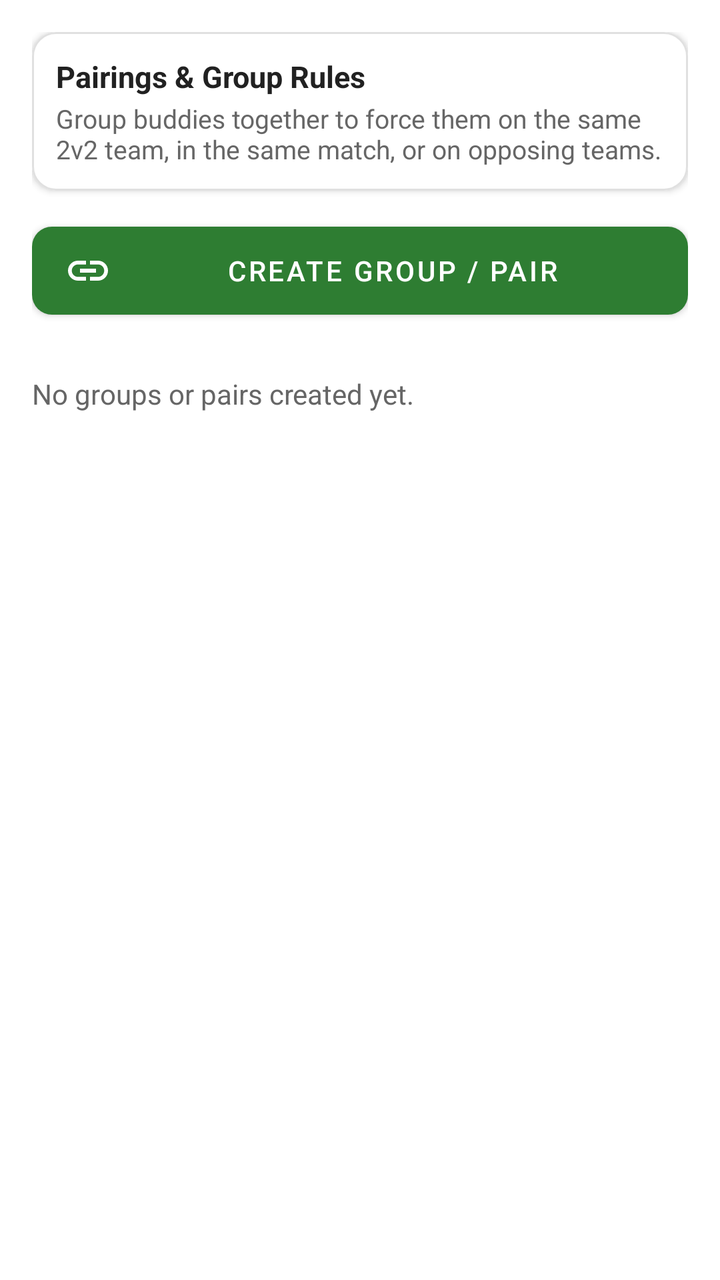
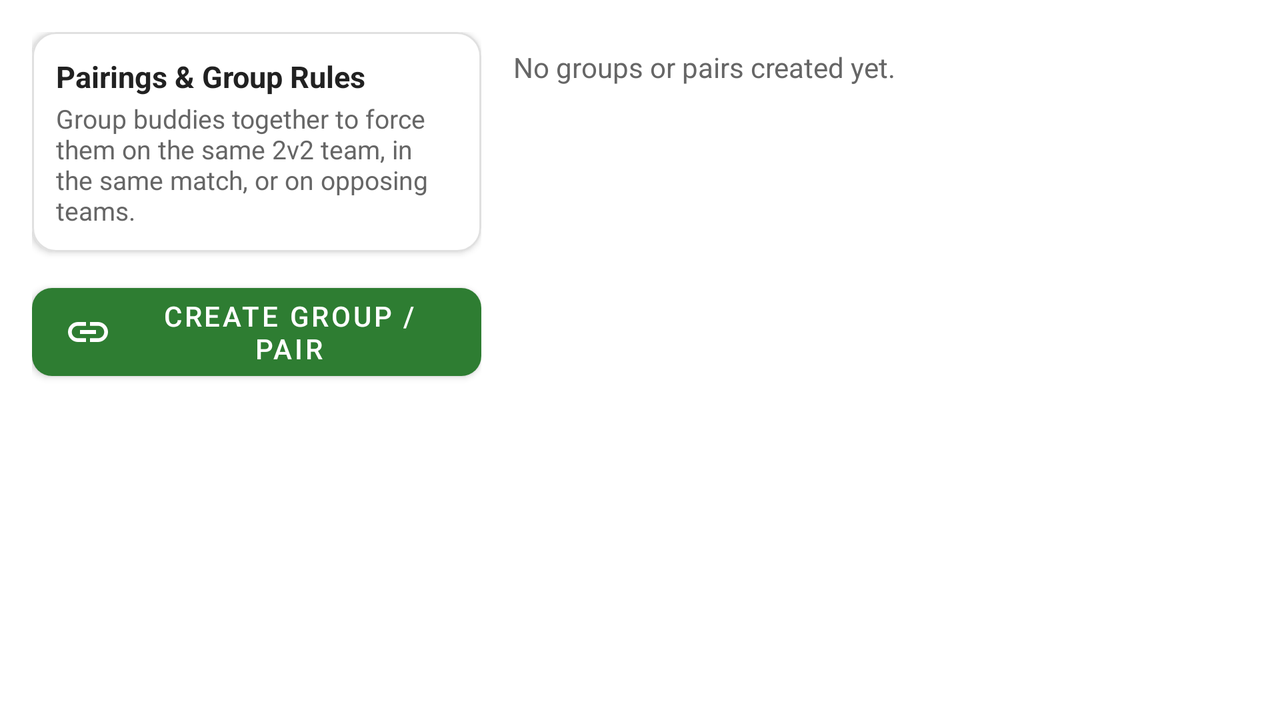

Two renders of one Android screen. The first uses the default layout on a phone; the second uses the alternative layout the repository ships for a different screen configuration, on a matching device. The two XML files are below.
<!-- AndroidManifest.xml: application theme Theme.ASField -->
<!-- res/layout/fragment_groups.xml -->
<?xml version="1.0" encoding="utf-8"?>
<LinearLayout xmlns:android="http://schemas.android.com/apk/res/android"
    xmlns:app="http://schemas.android.com/apk/res-auto"
    xmlns:tools="http://schemas.android.com/tools"
    android:layout_width="match_parent"
    android:layout_height="match_parent"
    android:orientation="vertical"
    android:padding="16dp">

    <com.google.android.material.card.MaterialCardView
        android:layout_width="match_parent"
        android:layout_height="wrap_content"
        app:cardBackgroundColor="@color/surface_card"
        app:strokeColor="@color/card_stroke"
        app:cardCornerRadius="12dp"
        app:cardElevation="2dp"
        app:strokeWidth="1dp">

        <LinearLayout
            android:layout_width="match_parent"
            android:layout_height="wrap_content"
            android:orientation="vertical"
            android:padding="12dp">

            <TextView
                android:layout_width="wrap_content"
                android:layout_height="wrap_content"
                android:text="Pairings &amp; Group Rules"
                android:textColor="@color/text_primary"
                android:textSize="15sp"
                android:textStyle="bold" />

            <TextView
                android:layout_width="wrap_content"
                android:layout_height="wrap_content"
                android:layout_marginTop="2dp"
                android:text="Group buddies together to force them on the same 2v2 team, in the same match, or on opposing teams."
                android:textColor="@color/text_secondary"
                android:textSize="13sp" />

        </LinearLayout>

    </com.google.android.material.card.MaterialCardView>

    <com.google.android.material.button.MaterialButton
        android:id="@+id/btn_create_group"
        android:layout_width="match_parent"
        android:layout_height="56dp"
        android:layout_marginTop="12dp"
        android:text="@string/add_group"
        app:cornerRadius="10dp"
        app:icon="@drawable/ic_group" />

    <TextView
        android:id="@+id/tv_empty_groups"
        android:layout_width="wrap_content"
        android:layout_height="wrap_content"
        android:layout_marginTop="24dp"
        android:text="@string/no_groups_yet"
        android:textColor="@color/text_secondary"
        android:textSize="14sp" />

    <androidx.recyclerview.widget.RecyclerView
        android:id="@+id/rv_groups"
        android:layout_width="match_parent"
        android:layout_height="0dp"
        android:layout_weight="1"
        android:layout_marginTop="8dp"
        tools:listitem="@layout/item_group" />

</LinearLayout>
<!-- resources referenced by this layout -->
<resources>
  <color name="card_stroke">#E0E0E0</color>
  <color name="surface_card">#FFFFFF</color>
  <color name="text_primary">#212121</color>
  <color name="text_secondary">#666666</color>
  <!-- drawable ic_group (drawable) -->
  <vector xmlns:android="http://schemas.android.com/apk/res/android"
      android:width="24dp"
      android:height="24dp"
      android:viewportWidth="24"
      android:viewportHeight="24">
    <path
        android:fillColor="#FF000000"
        android:pathData="M3.9,12c0,-1.71 1.39,-3.1 3.1,-3.1h4V7H7c-2.76,0 -5,2.24 -5,5s2.24,5 5,5h4v-1.9H7c-1.71,0 -3.1,-1.39 -3.1,-3.1zM8,13h8v-2H8v2zm9,-6h-4v1.9h4c1.71,0 3.1,1.39 3.1,3.1s-1.39,3.1 -3.1,3.1h-4V17h4c2.76,0 5,-2.24 5,-5s-2.24,-5 -5,-5z"/>
  </vector>
  <string name="add_group">Create Group / Pair</string>
  <string name="no_groups_yet">No groups or pairs created yet.</string>
  <style name="Theme.ASField" parent="Theme.MaterialComponents.DayNight.NoActionBar">
          
          <item name="colorPrimary">@color/primary</item>
          <item name="colorPrimaryVariant">@color/primary_dark</item>
          <item name="colorOnPrimary">@color/white</item>
  
          
          <item name="colorSecondary">@color/accent</item>
          <item name="colorSecondaryVariant">@color/accent</item>
          <item name="colorOnSecondary">@color/white</item>
  
          
          <item name="colorSurface">@color/surface_card</item>
          <item name="colorOnSurface">@color/text_primary</item>
          <item name="colorOnSurfaceVariant">@color/text_secondary</item>
  
          
          <item name="android:statusBarColor">@color/primary_dark</item>
      </style>
  <color name="primary">#2E7D32</color>
  <color name="primary_dark">#1B5E20</color>
  <color name="white">#FFFFFFFF</color>
  <color name="accent">#FF8F00</color>
</resources>
<!-- res/layout-land/fragment_groups.xml (the repository's variant of the layout above) -->
<!-- drawn on the phone turned sideways -->
<?xml version="1.0" encoding="utf-8"?>
<LinearLayout xmlns:android="http://schemas.android.com/apk/res/android"
    xmlns:app="http://schemas.android.com/apk/res-auto"
    xmlns:tools="http://schemas.android.com/tools"
    android:layout_width="match_parent"
    android:layout_height="match_parent"
    android:orientation="horizontal"
    android:padding="16dp">

    <LinearLayout
        android:layout_width="0dp"
        android:layout_height="match_parent"
        android:layout_weight="0.38"
        android:orientation="vertical">

        <com.google.android.material.card.MaterialCardView
            android:layout_width="match_parent"
            android:layout_height="wrap_content"
            app:cardBackgroundColor="@color/surface_card"
            app:strokeColor="@color/card_stroke"
            app:cardCornerRadius="12dp"
            app:cardElevation="2dp"
            app:strokeWidth="1dp">

            <LinearLayout
                android:layout_width="match_parent"
                android:layout_height="wrap_content"
                android:orientation="vertical"
                android:padding="12dp">

                <TextView
                    android:layout_width="wrap_content"
                    android:layout_height="wrap_content"
                    android:text="Pairings &amp; Group Rules"
                    android:textColor="@color/text_primary"
                    android:textSize="15sp"
                    android:textStyle="bold" />

                <TextView
                    android:layout_width="wrap_content"
                    android:layout_height="wrap_content"
                    android:layout_marginTop="2dp"
                    android:text="Group buddies together to force them on the same 2v2 team, in the same match, or on opposing teams."
                    android:textColor="@color/text_secondary"
                    android:textSize="13sp" />

            </LinearLayout>

        </com.google.android.material.card.MaterialCardView>

        <com.google.android.material.button.MaterialButton
            android:id="@+id/btn_create_group"
            android:layout_width="match_parent"
            android:layout_height="56dp"
            android:layout_marginTop="12dp"
            android:text="@string/add_group"
            app:cornerRadius="10dp"
            app:icon="@drawable/ic_group" />

    </LinearLayout>

    <LinearLayout
        android:layout_width="0dp"
        android:layout_height="match_parent"
        android:layout_marginStart="16dp"
        android:layout_weight="0.62"
        android:orientation="vertical">

        <TextView
            android:id="@+id/tv_empty_groups"
            android:layout_width="wrap_content"
            android:layout_height="wrap_content"
            android:layout_marginTop="8dp"
            android:text="@string/no_groups_yet"
            android:textColor="@color/text_secondary"
            android:textSize="14sp" />

        <androidx.recyclerview.widget.RecyclerView
            android:id="@+id/rv_groups"
            android:layout_width="match_parent"
            android:layout_height="0dp"
            android:layout_weight="1"
            android:layout_marginTop="8dp"
            tools:listitem="@layout/item_group" />

    </LinearLayout>

</LinearLayout>
